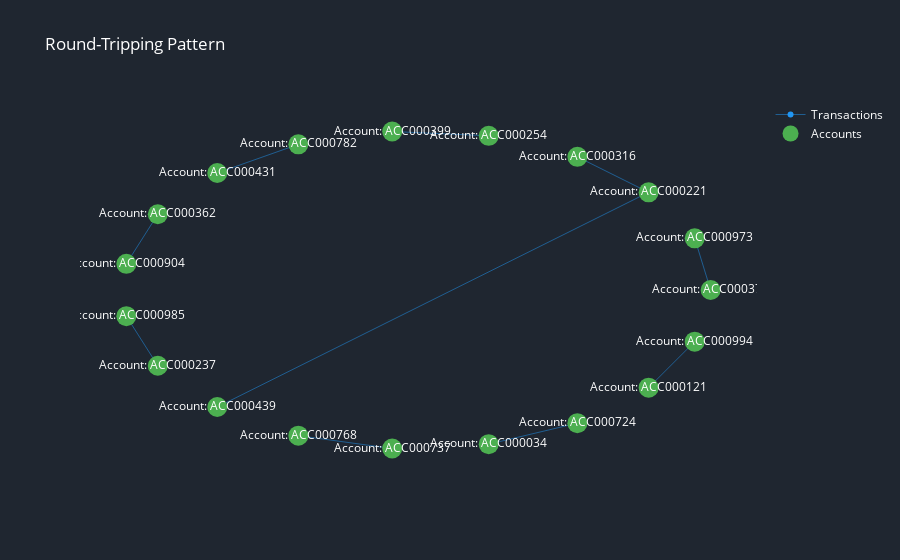

This figure's notebook cell:
### Markdown cell above
## 3. Round-Tripping Pattern

Round-tripping involves moving money in a circle through multiple accounts.

### Code cell
# Visualize round-tripping pattern
fig = visualizer._visualize_round_tripping(pattern_data['transactions'])
fig.show()

### Figure 1 — Plotly figure (JSON) as saved in the notebook; plotly's stock layout.template omitted (floating-point values rounded to 4 significant figures)
{"data": [{"hoverinfo": "text", "line": {"color": "#2196F3", "width": 0.5}, "mode": "lines+markers", "name": "Transactions", "text": ["Amount: 14,370.58\nTime: 2024-01-01T00:12:43", "Amount: 1,649.17\nTime: 2024-01-01T00:18:31", "Amount: 858.55\nTime: 2024-01-01T01:44:58", "Amount: 26,739.63\nTime: 2024-01-01T00:31:30", "Amount: 4,518.65\nTime: 2024-01-01T01:09:06", "Amount: 1,378.76\nTime: 2024-01-01T01:28:00", "Amount: 724.29\nTime: 2024-01-01T01:31:43", "Amount: 5,715.76\nTime: 2024-01-01T01:47:34", "Amount: 2,613.91\nTime: 2024-01-01T01:57:16", "Amount: 3,611.09\nTime: 2024-01-01T02:02:50"], "type": "scatter", "x": [1, 0.9458, null, 0.7891, 0.5469, null, 0.7891, -0.6773, null, 0.2455, -0.08258, null, -0.4017, -0.6773, null, -0.8795, -0.9864, null, -0.9864, -0.8795, null, -0.4017, -0.08258, null, 0.2455, 0.5469, null, 0.7891, 0.9458, null], "y": [-1.255e-08, 0.3247, null, 0.6142, 0.8372, null, 0.6142, -0.7357, null, 0.9694, 0.9966, null, 0.9158, 0.7357, null, 0.4759, 0.1646, null, -0.1646, -0.4759, null, -0.9158, -0.9966, null, -0.9694, -0.8372, null, -0.6142, -0.3247, null]}, {"hoverinfo": "text", "marker": {"color": "#4CAF50", "size": 20}, "mode": "markers+text", "name": "Accounts", "text": ["Account: ACC000372", "Account: ACC000973", "Account: ACC000221", "Account: ACC000316", "Account: ACC000254", "Account: ACC000399", "Account: ACC000782", "Account: ACC000431", "Account: ACC000362", "Account: ACC000904", "Account: ACC000985", "Account: ACC000237", "Account: ACC000439", "Account: ACC000768", "Account: ACC000737", "Account: ACC000034", "Account: ACC000724", "Account: ACC000121", "Account: ACC000994"], "type": "scatter", "x": [1, 0.9458, 0.7891, 0.5469, 0.2455, -0.08258, -0.4017, -0.6773, -0.8795, -0.9864, -0.9864, -0.8795, -0.6773, -0.4017, -0.08258, 0.2455, 0.5469, 0.7891, 0.9458], "y": [-1.255e-08, 0.3247, 0.6142, 0.8372, 0.9694, 0.9966, 0.9158, 0.7357, 0.4759, 0.1646, -0.1646, -0.4759, -0.7357, -0.9158, -0.9966, -0.9694, -0.8372, -0.6142, -0.3247]}], "layout": {"font": {"color": "#ffffff"}, "paper_bgcolor": "#1f2630", "plot_bgcolor": "#1f2630", "showlegend": true, "title": {"text": "Round-Tripping Pattern"}, "xaxis": {"showgrid": false, "showticklabels": false, "zeroline": false}, "yaxis": {"showgrid": false, "showticklabels": false, "zeroline": false}}}
